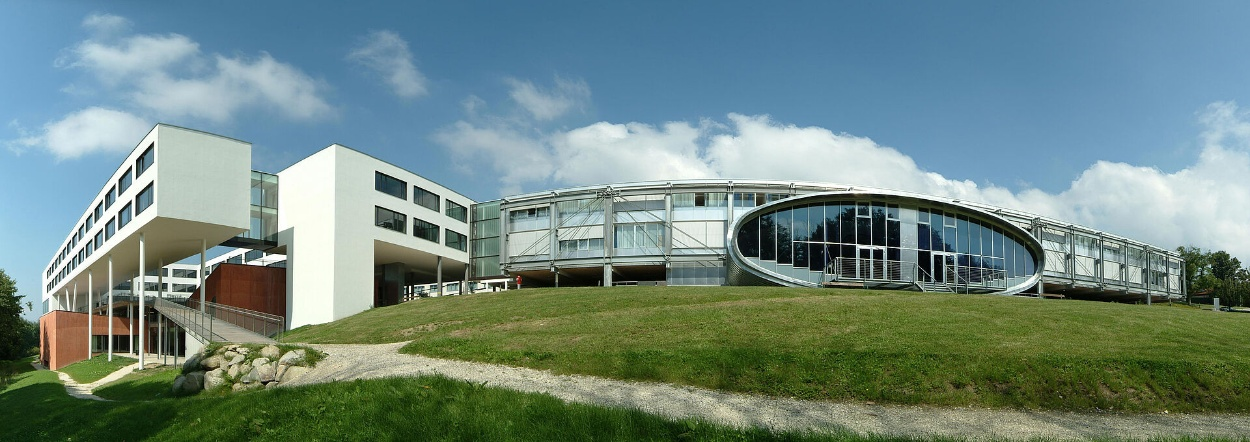
#> input picture campus.jpg, 1250 x 442 px
$ jupyter execute 05-image-stitching.ipynb   (shell and % lines are left out)
#> lines starting #> are read from the running program, lines starting #| are printed output that depends on the picture; long printed decimals are rounded
# Session 05: Image Stitching & Homographies

**CVI4IC — Summer Semester 2026**

Topics: local features for alignment, translational vs. projective models, robust estimation (RANSAC), `warpAffine` / `warpPerspective`, simple blending, and OpenCV’s `Stitcher`.

## Table of contents

1. Overlapping crops ("campus") and ground-truth translation
2. SIFT matching + Lowe ratio
3. Geometric interpretation ($\Delta x$, $\Delta y$)
4. Least-squares translation
5. Outliers, least squares vs. RANSAC
6. Homography for two natural views (`foto1A` / `foto1B`)
7. 2D transformation families (translation, affine, perspective)
8. Forward vs. inverse warping + interpolation
9. Warping, canvas, alpha blending
10. Translational merge on campus crops
11. OpenCV `Stitcher`
12. ✏️ Exercises

[cell 1]

import os
import urllib.request

import cv2
import matplotlib.pyplot as plt
import numpy as np
from scipy.optimize import least_squares

[cell 2]
def download_file(url: str, path: str) -> None:
    if os.path.isfile(path):
        return
    urllib.request.urlretrieve(url, path)


def to_rgb(image_bgr: np.ndarray) -> np.ndarray:
    return cv2.cvtColor(image_bgr, cv2.COLOR_BGR2RGB)


def imshow_bgr(image_bgr: np.ndarray, *, title=None, **kwargs) -> None:
    plt.imshow(to_rgb(image_bgr), **kwargs)
    plt.axis("off")
    if title:
        plt.title(title)


BASE = "https://raw.githubusercontent.com/Digital-Media/cv_data/main/panorama_stitching"
download_file(f"{BASE}/campus_hagenberg.jpg", "campus.jpg")
download_file("https://www.ic.unicamp.br/~helio/imagens_registro/foto1A.jpg", "foto1A.jpg")
download_file("https://www.ic.unicamp.br/~helio/imagens_registro/foto1B.jpg", "foto1B.jpg")

print("Data ready.")

## 1. Overlapping crops — when motion is *almost* a translation

We cut two windows from one high-resolution image. The overlap region is consistent with a **2D translation** between the crops (ground truth used in the checks below: **t ≈ (449, −41)** in pixel units).

[cell 3]
import math

GROUND_TRUTH_T = np.array([449.0, -41.0], dtype=np.float32)

huge = cv2.imread("campus.jpg")
#> huge is the input picture: shape (442, 1250, 3); mean B, G, R 130.1, 136.5, 112.1
w = 1250
h = math.floor(w * huge.shape[0] / huge.shape[1])
img = cv2.resize(huge, (w, h))

img_a = img[:400, -801:-1, :].copy()
img_b = img[-401:-1, :800, :].copy()

fig, axes = plt.subplots(1, 2, figsize=(14, 5))
axes[0].imshow(to_rgb(img_a))
axes[0].set_title("Crop A (top-right region)")
axes[0].axis("off")
axes[1].imshow(to_rgb(img_b))
axes[1].set_title("Crop B (bottom-left region)")
axes[1].axis("off")
plt.tight_layout()
plt.show()

print("img_a:", img_a.shape, "img_b:", img_b.shape)
#| img_a: (400, 800, 3) img_b: (400, 800, 3)

## 2. SIFT matching + Lowe’s ratio test

We reuse the same ingredients as in Session 04: SIFT descriptors, k-NN matching, and **Lowe’s ratio test** to reject ambiguous matches. A **lower** ratio is stricter (fewer matches, usually cleaner).

[cell 4]
def get_matched_points(kps_a, kps_b, matches):
    # Matches come from knnMatch(des_b, des_a): query -> B, train -> A
    pts_a = np.float32([kps_a[m.trainIdx].pt for m in matches])
    pts_b = np.float32([kps_b[m.queryIdx].pt for m in matches])
    return pts_a, pts_b


def ratio_test_matches(des_a, des_b, ratio: float):
    bf = cv2.BFMatcher(cv2.NORM_L2, crossCheck=False)
    pairs = bf.knnMatch(des_b, des_a, k=2)
    good = []
    for pair in pairs:
        if len(pair) < 2:
            continue
        m, n = pair
        if m.distance < ratio * n.distance:
            good.append(m)
    return sorted(good, key=lambda m: m.distance)


def sift_match_visual(im_a_bgr, im_b_bgr, ratio: float = 0.5, max_draw: int = 60, show: bool = True):
    gray_a = cv2.cvtColor(im_a_bgr, cv2.COLOR_BGR2GRAY)
    gray_b = cv2.cvtColor(im_b_bgr, cv2.COLOR_BGR2GRAY)
    sift = cv2.SIFT_create()
    kps_a, des_a = sift.detectAndCompute(gray_a, None)
    kps_b, des_b = sift.detectAndCompute(gray_b, None)
    matches = ratio_test_matches(des_a, des_b, ratio)
    pts_a, pts_b = get_matched_points(kps_a, kps_b, matches)

    if show and max_draw > 0 and len(matches) > 0:
        n = min(max_draw, len(matches))
        vis = cv2.drawMatches(
            gray_b,
            kps_b,
            gray_a,
            kps_a,
            matches[:n],
            None,
            flags=cv2.DrawMatchesFlags_NOT_DRAW_SINGLE_POINTS,
        )
        plt.figure(figsize=(18, 8))
        plt.imshow(cv2.cvtColor(vis, cv2.COLOR_BGR2RGB))
        plt.axis("off")
        plt.title(f"SIFT matches (Lowe ratio = {ratio}), showing {n} of {len(matches)}")
        plt.tight_layout()
        plt.show()

    return pts_a, pts_b, matches


pts_a, pts_b, matches = sift_match_visual(img_a, img_b, ratio=0.5)
#> in sift_match_visual, `gray_b = cv2.cvtColor(im_b_bgr, cv2.COLOR_BGR2GRAY)`:
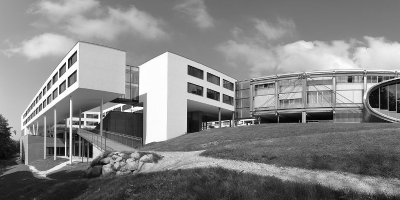
#> gray_b: shape (400, 800) (shown at 1/2 size); min 0, max 255, mean 132.9
#> in sift_match_visual, `kps_a, des_a = sift.detectAndCompute(gray_a, None)`: kps_a = 948 keypoints; strongest (x, y, size): (45, 290, 2), (48, 289, 2.7), (410, 247, 4.7), (431, 247, 2.6)
#> in sift_match_visual, `kps_b, des_b = sift.detectAndCompute(gray_b, None)`: kps_b = 1167 keypoints; strongest (x, y, size): (264, 213, 2), (101, 189, 1.9), (130, 162, 2.6), (151, 142, 3.1)
#> in ratio_test_matches, `pairs = bf.knnMatch(des_b, des_a, k=2)`: pairs = 1167 matches
#> after the loop in ratio_test_matches, `for pair in pairs:`: good = 394 matches
#> in get_matched_points, `pts_a = np.float32([kps_a[m.trainIdx].pt for m in matches])`: pts_a = 394 pairs, first value 6.39 to 345.8, second value 104.1 to 394.4
#> in get_matched_points, `pts_b = np.float32([kps_b[m.queryIdx].pt for m in matches])`: pts_b = 394 pairs, first value 455.4 to 794.8, second value 62.5 to 353.4
#> in sift_match_visual, `n = min(max_draw, len(matches))`: n = 60
#> matches = 394 matches

## 3. Geometric structure of the matches

### 3.1 Offsets $\Delta x, \Delta y$

For each correspondence, plot **offset** $\mathbf{x}_A - \mathbf{x}_B$. Inliers should form a tight cluster when the motion is a pure translation.

[cell 5]
diff = pts_a - pts_b
#> diff = 394 pairs, first value -449.4 to -442.6, second value 40.61 to 41.57
distances = np.float32([m.distance for m in matches])
#> distances = 394 values from 0 to 158.7

plt.figure(figsize=(8, 8))
plt.scatter(diff[:, 0], diff[:, 1], c=distances, cmap="viridis", s=12)
plt.colorbar(label="descriptor distance")
plt.gca().set_aspect("equal", adjustable="box")
plt.xlabel(r"$\Delta x$")
plt.ylabel(r"$\Delta y$")
plt.title("Offsets for each SIFT match (campus crops)")
plt.tight_layout()
plt.show()

### 3.2 Coordinate-wise plots

If $\mathbf{x}' = \mathbf{x} + \mathbf{t}$, then $x'_x \approx x_x + t_x$ (and similarly for $y$). The red line shows the least-squares fit after Section 4.

## 4. Least squares translation

We model $\mathbf{x}_A \approx \mathbf{x}_B + \mathbf{t}$ and minimize $\sum_i \|\mathbf{x}_{A,i} - \mathbf{x}_{B,i} - \mathbf{t}\|_2^2$ by letting `scipy` optimize $\mathbf{t}$. Residuals are stacked **per coordinate** (not one norm per point), which matches ordinary least squares for Gaussian noise.

[cell 6]
def fit_translation_ls(pts_a_xy: np.ndarray, pts_b_xy: np.ndarray):
    def residuals(t_vec):
        return (pts_a_xy - (pts_b_xy + t_vec)).ravel()

    t0 = np.zeros(2, dtype=np.float64)
    sol = least_squares(residuals, t0)
    return sol.x.astype(np.float32)


t_hat = fit_translation_ls(pts_a, pts_b)
#> t_hat = [-449, 41]
print("Estimated t:", t_hat)
#| Estimated t: [-448.984   41.001]
print("Ground truth t:", GROUND_TRUTH_T)
print("L2 error (pixels):", float(np.linalg.norm(t_hat - GROUND_TRUTH_T)))
#| L2 error (pixels): 901.720

model_b = pts_a - t_hat.reshape(1, 2)
#> model_b = 394 pairs, first value 455.4 to 794.8, second value 63.06 to 353.4

fig, axes = plt.subplots(1, 2, figsize=(14, 5))
axes[0].scatter(pts_a[:, 0], pts_b[:, 0], s=10, alpha=0.6)
axes[0].plot(pts_a[:, 0], model_b[:, 0], color="red", linewidth=1)
axes[0].set_xlabel(r"$x$ in A")
axes[0].set_ylabel(r"$x$ in B")
axes[0].set_title("Horizontal coordinates")
axes[1].scatter(pts_a[:, 1], pts_b[:, 1], s=10, alpha=0.6)
axes[1].plot(pts_a[:, 1], model_b[:, 1], color="red", linewidth=1)
axes[1].set_xlabel(r"$y$ in A")
axes[1].set_ylabel(r"$y$ in B")
axes[1].set_title("Vertical coordinates")
plt.tight_layout()
plt.show()
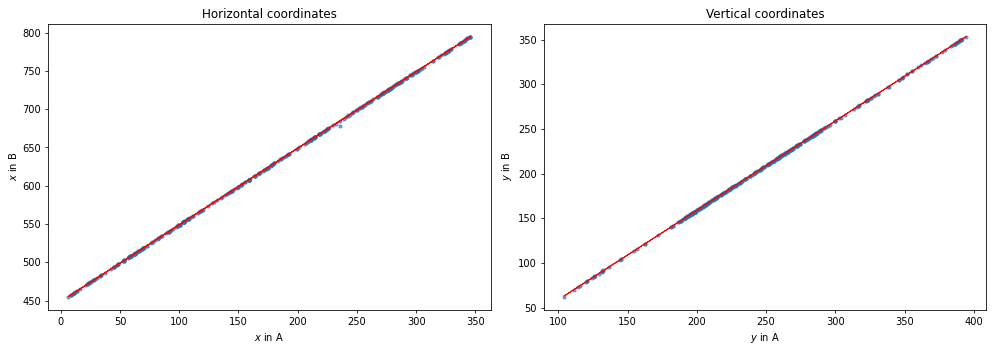
#> figure drawn by matplotlib, 2 panels

## 5. Outliers and RANSAC

Relax the ratio test (e.g. **0.95**) to deliberately admit bad matches. Ordinary least squares is **not robust**: a handful of outliers can drag $\hat{\mathbf{t}}$ far away from the ground truth.

**RANSAC** repeatedly samples minimal sets, fits a model, and keeps the hypothesis with the largest **consensus set**. OpenCV exposes this via `estimateAffine2D(..., method=cv2.RANSAC)` (translation-only is a special case of an affine map).

[cell 7]
pts_a_noisy, pts_b_noisy, matches_noisy = sift_match_visual(img_a, img_b, ratio=0.95, max_draw=80)
#> call 2 of sift_match_visual, with ratio = 0.95, max_draw = 80, show = True
#> after the loop in ratio_test_matches (call 2), `for pair in pairs:`: good = 755 matches
#> in sift_match_visual (call 2), `pts_a, pts_b = get_matched_points(kps_a, kps_b, matches)`: pts_a = 755 pairs, first value 4.16 to 786.3, second value 104.1 to 396.4; pts_b = 755 pairs, first value 2.6 to 795.4, second value 29.76 to 392.9
#> in sift_match_visual (call 2), `n = min(max_draw, len(matches))`: n = 80
#> in sift_match_visual (call 2), `vis = cv2.drawMatches( gray_b, kps_b, gray_a, kps_a, matches[:n], None..`:
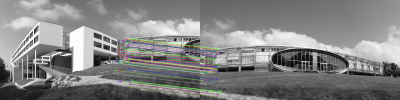
#> vis: shape (400, 1600, 3) (shown at 1/4 size); mean of channels 0, 1, 2 130, 130.6, 130.3; drawn as B, G, R
#> pts_a_noisy has the same summary as pts_a in sift_match_visual; pts_b_noisy has the same summary as pts_b in sift_match_visual; matches_noisy = 755 matches

t_bad = fit_translation_ls(pts_a_noisy, pts_b_noisy)
#> t_bad = [-184.9, 23.37]
print("LS estimate with noisy matches:", t_bad)
#| LS estimate with noisy matches: [-184.866    23.373]
print("Ground truth t:", GROUND_TRUTH_T)

affine, inliers = cv2.estimateAffine2D(pts_b_noisy, pts_a_noisy, method=cv2.RANSAC)
#> affine = [[1, -6.38e-06, -449], [7.59e-05, 1, 41.01]]; inliers = 755 values, max 1 at index 0, min 0 at index 388, mean 0.543
if affine is None:
    print("Affine estimation failed.")
else:
    t_ransac = affine[:, 2].astype(np.float32)
#> t_ransac = [-449, 41.01]
    print("RANSAC translation:", t_ransac)
#| RANSAC translation: [-448.97      41.009]
    print("Inliers:", int(inliers.sum()), "/", len(inliers))
#| Inliers: 410 / 755

## 6. Homography between two views (`foto1A` / `foto1B`)

For a **planar** scene or **pure camera rotation** about the optical center, image-to-image motion is well approximated by a **homography** $\mathbf{x}' \sim \mathbf{H}\mathbf{x}$ (homogeneous coordinates).

We estimate $\mathbf{H}$ with `cv2.findHomography` using **RANSAC** to reject outlier matches.

[cell 8]
im1 = cv2.imread("foto1A.jpg")
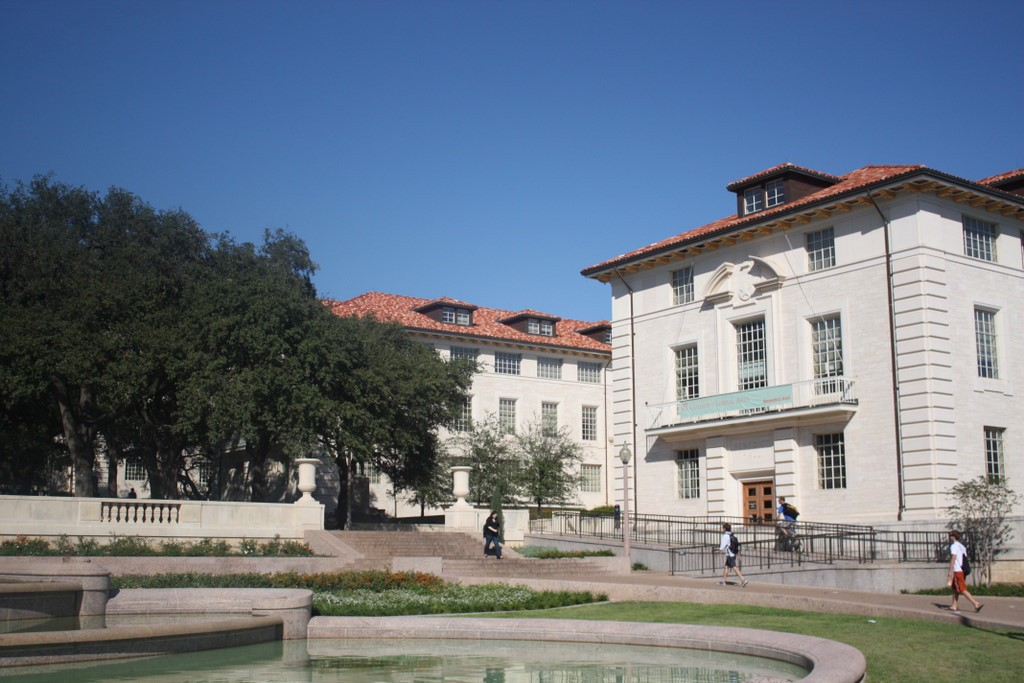
#> input picture foto1A.jpg, 1024 x 683 px
#> im1 is the input picture: shape (683, 1024, 3); mean B, G, R 132.3, 118.7, 107.9
im2 = cv2.imread("foto1B.jpg")
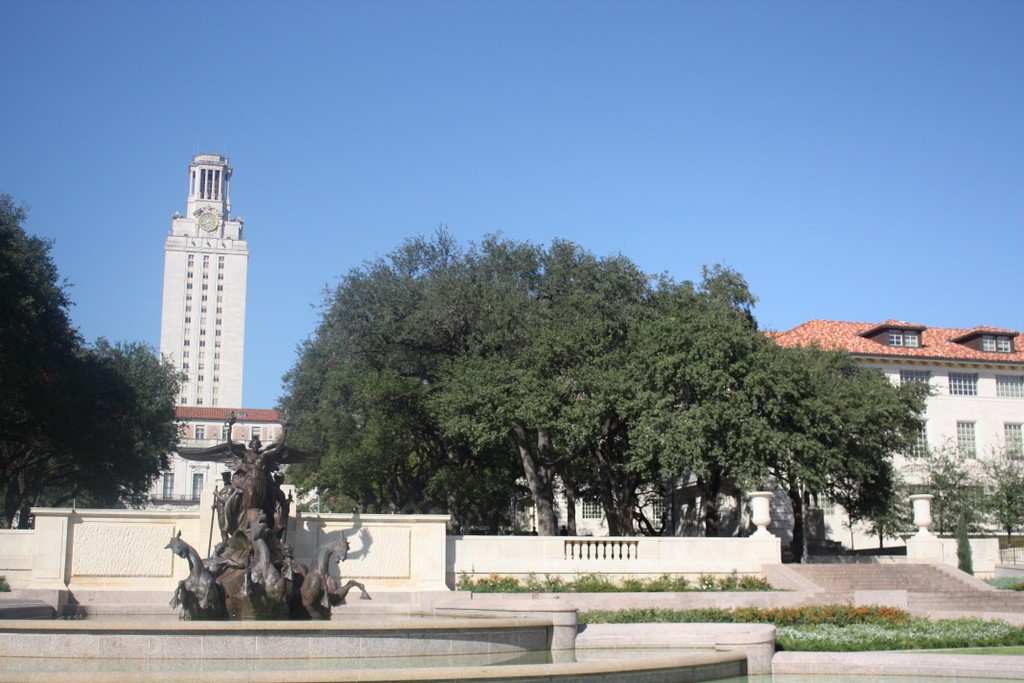
#> input picture foto1B.jpg, 1024 x 683 px
#> im2 is the input picture: shape (683, 1024, 3); mean B, G, R 159.3, 139.8, 122
assert im1 is not None and im2 is not None

g1 = cv2.cvtColor(im1, cv2.COLOR_BGR2GRAY)
g2 = cv2.cvtColor(im2, cv2.COLOR_BGR2GRAY)
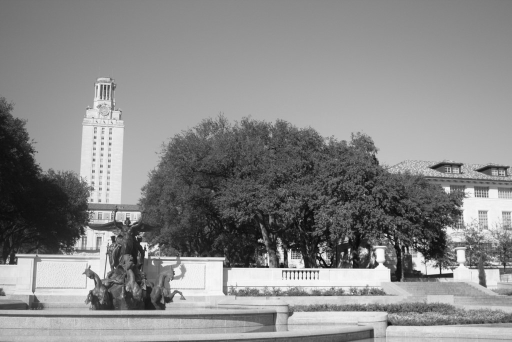
#> g2: shape (683, 1024) (shown at 1/2 size); min 3, max 255, mean 136.7

sift = cv2.SIFT_create()
k1, d1 = sift.detectAndCompute(g1, None)
#> k1 = 4239 keypoints; strongest (x, y, size): (958, 550, 9.6), (490, 528, 2), (440, 520, 6.8), (376, 451, 1.8)
k2, d2 = sift.detectAndCompute(g2, None)
#> k2 = 5346 keypoints; strongest (x, y, size): (620, 556, 2.4), (612, 556, 2.2), (698, 499, 3.5), (772, 470, 2.8)

bf = cv2.BFMatcher(cv2.NORM_L2, crossCheck=False)
raw = bf.knnMatch(d1, d2, k=2)
#> raw = 4239 matches
good = [m for m, n in raw if m.distance < 0.75 * n.distance]
#> good = 1082 matches

pts1 = np.float32([k1[m.queryIdx].pt for m in good]).reshape(-1, 1, 2)
#> pts1 = 1082 rows, first 8: [4.41, 391.9], [6.9, 196.6], [9.41, 581.7], [9.45, 610], [12.77, 206.4], [17.56, 581.7], [17.56, 581.7], [19.78, 380.9]
pts2 = np.float32([k2[m.trainIdx].pt for m in good]).reshape(-1, 1, 2)
#> pts2 = 1082 rows, first 8: [470.8, 439.1], [462.2, 257.3], [486.8, 617.2], [489, 643.7], [467.8, 265.7], [494, 617.1], [494, 617.1], [484.1, 428.1]

H, mask_h = cv2.findHomography(pts1, pts2, cv2.RANSAC, 5.0)
#> H = [[0.766, 0.0364, 446.7], [-0.135, 0.911, 76.23], [-0.000211, -3.33e-05, 1]]; mask_h = 1082 values, max 1 at index 0, min 0 at index 10, mean 0.954
print("Homography H (3x3):\n", H)
#| Homography H (3x3):
#|  [[ 7.65703116e-01  3.64415606e-02  4.46739714e+02]
#|  [-1.35176633e-01  9.11104437e-01  7.62297855e+01]
#|  [-2.10638892e-04 -3.32650241e-05  1.00000000e+00]]
print("Inlier matches:", int(mask_h.sum()), "/", len(good))
#| Inlier matches: 1032 / 1082

inlier_matches = [m for m, keep in zip(good, mask_h.ravel().astype(bool)) if keep]
#> inlier_matches = 1032 matches
vis = cv2.drawMatches(im1, k1, im2, k2, inlier_matches[:60], None, flags=cv2.DrawMatchesFlags_NOT_DRAW_SINGLE_POINTS)
#> vis: shape (683, 2048, 3)
plt.figure(figsize=(18, 8))
plt.imshow(cv2.cvtColor(vis, cv2.COLOR_BGR2RGB))
plt.axis("off")
plt.title("RANSAC inliers used for H")
plt.tight_layout()
plt.show()

## 7. 2D transformation families (slide recap)

From the lecture: image alignment can be modeled with increasing flexibility:

- **Translation**: $\mathbf{x}' = \mathbf{x} + \mathbf{t}$ (2 params)
- **Rigid / Euclidean**: rotation + translation (3 params)
- **Similarity**: scale + rotation + translation (4 params)
- **Affine**: $\mathbf{x}' = A\mathbf{x} + \mathbf{t}$ (6 params)
- **Perspective / Homography**: $\mathbf{x}' \sim H\mathbf{x}$ (8 DoF)

Rule of thumb: start with the simplest model that explains your data; use homography for planar scenes or pure camera rotation.

## 8. Forward vs. inverse warping + interpolation

Slide takeaway: practical implementations use **inverse warping**.

- **Forward warping** maps each source pixel to destination (can create holes).
- **Inverse warping** samples each destination pixel from source via inverse transform.
- Interpolation matters: nearest, bilinear, bicubic (`cv2.INTER_NEAREST`, `cv2.INTER_LINEAR`, `cv2.INTER_CUBIC`).

OpenCV `warpAffine` / `warpPerspective` follow this inverse-mapping idea internally.

[cell 9]
# Interpolation demo for a translation warp
H_demo = np.float32([[1, 0, 80], [0, 1, -30]])
out_size = (img_a.shape[1] + 200, img_a.shape[0] + 120)

warp_nn = cv2.warpAffine(img_a, H_demo, out_size, flags=cv2.INTER_NEAREST)
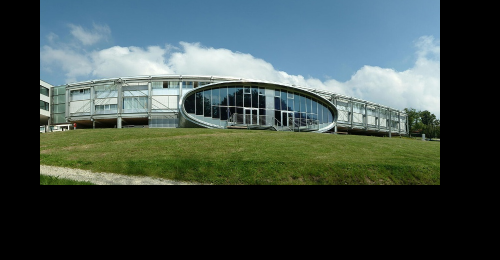
#> warp_nn: shape (520, 1000, 3) (shown at 1/2 size); mean B, G, R 73.5, 77.6, 63.3
warp_lin = cv2.warpAffine(img_a, H_demo, out_size, flags=cv2.INTER_LINEAR)
warp_cub = cv2.warpAffine(img_a, H_demo, out_size, flags=cv2.INTER_CUBIC)

fig, axes = plt.subplots(1, 3, figsize=(16, 5))
axes[0].imshow(to_rgb(warp_nn))
axes[0].set_title("Nearest")
axes[1].imshow(to_rgb(warp_lin))
axes[1].set_title("Bilinear")
axes[2].imshow(to_rgb(warp_cub))
axes[2].set_title("Bicubic")
for ax in axes:
    ax.axis("off")
plt.tight_layout()
plt.show()

## 9. Warping, canvas, and simple blending

`warpPerspective` applies the **inverse** map internally: for each destination pixel it samples the source using $\mathbf{H}^{-1}$. We compute a canvas large enough for both images after warping `foto1B` into the coordinate system of `foto1A`, then blend with normalized masks (alpha feathering in the overlap).

[cell 10]
def stitch_pair_homography(im_left_bgr: np.ndarray, im_right_bgr: np.ndarray, H_right_to_left: np.ndarray):
    """Warp RIGHT image into LEFT's plane; H maps homogeneous coords from right -> left."""
    h_l, w_l = im_left_bgr.shape[:2]
    h_r, w_r = im_right_bgr.shape[:2]

    corners_r = np.float32([[[0, 0]], [[w_r, 0]], [[w_r, h_r]], [[0, h_r]]])
    warped_r_corners = cv2.perspectiveTransform(corners_r, H_right_to_left)
    corners_l = np.float32([[[0, 0]], [[w_l, 0]], [[w_l, h_l]], [[0, h_l]]])
    pts = np.concatenate([corners_l, warped_r_corners], axis=0)
    xmin = int(np.floor(pts[:, 0, 0].min()))
    ymin = int(np.floor(pts[:, 0, 1].min()))
    xmax = int(np.ceil(pts[:, 0, 0].max()))
    ymax = int(np.ceil(pts[:, 0, 1].max()))

    out_w = xmax - xmin
    out_h = ymax - ymin
    T = np.array([[1, 0, -xmin], [0, 1, -ymin], [0, 0, 1]], dtype=np.float64)

    warp_l = cv2.warpPerspective(im_left_bgr, T, (out_w, out_h))
    warp_r = cv2.warpPerspective(im_right_bgr, T @ H_right_to_left, (out_w, out_h))

    mask_l = (cv2.cvtColor(warp_l, cv2.COLOR_BGR2GRAY) > 0).astype(np.float32)
    mask_r = (cv2.cvtColor(warp_r, cv2.COLOR_BGR2GRAY) > 0).astype(np.float32)
    eps = 1e-6
    alpha = mask_l / (mask_l + mask_r + eps)
    alpha3 = np.stack([alpha, alpha, alpha], axis=2)

    blended = (alpha3 * warp_l.astype(np.float32) + (1.0 - alpha3) * warp_r.astype(np.float32)).astype(np.uint8)
    return blended, warp_l, warp_r


H_2to1, _ = cv2.findHomography(pts2, pts1, cv2.RANSAC, 5.0)
#> H_2to1 = [[1.3, -0.0738, -574], [0.169, 1.22, -168.3], [0.000279, 2.24e-05, 1]]
panorama, wl, wr = stitch_pair_homography(im1, im2, H_2to1)
#> in stitch_pair_homography, `warped_r_corners = cv2.perspectiveTransform(corners_r, H_right_to_left)`: warped_r_corners = [[-574, -168.3], [587.6, 3.92], [542, 644.8], [-615, 655.6]]
#> in stitch_pair_homography, `pts = np.concatenate([corners_l, warped_r_corners], axis=0)`: pts = [[0, 0], [1024, 0], [1024, 683], [0, 683], [-574, -168.3], [587.6, 3.92], [542, 644.8], [-615, 655.6]]
#> in stitch_pair_homography, `xmin = int(np.floor(pts[:, 0, 0].min()))`: xmin = -616
#> in stitch_pair_homography, `ymin = int(np.floor(pts[:, 0, 1].min()))`: ymin = -169
#> in stitch_pair_homography, `xmax = int(np.ceil(pts[:, 0, 0].max()))`: xmax = 1024
#> in stitch_pair_homography, `ymax = int(np.ceil(pts[:, 0, 1].max()))`: ymax = 683
#> in stitch_pair_homography, `out_w = xmax - xmin`: out_w = 1640
#> in stitch_pair_homography, `out_h = ymax - ymin`: out_h = 852
#> in stitch_pair_homography, `T = np.array([[1, 0, -xmin], [0, 1, -ymin], [0, 0, 1]], dtype=np.float..`: T = [[1, 0, 616], [0, 1, 169], [0, 0, 1]]
#> in stitch_pair_homography, `warp_r = cv2.warpPerspective(im_right_bgr, T @ H_right_to_left, (out_w..`:
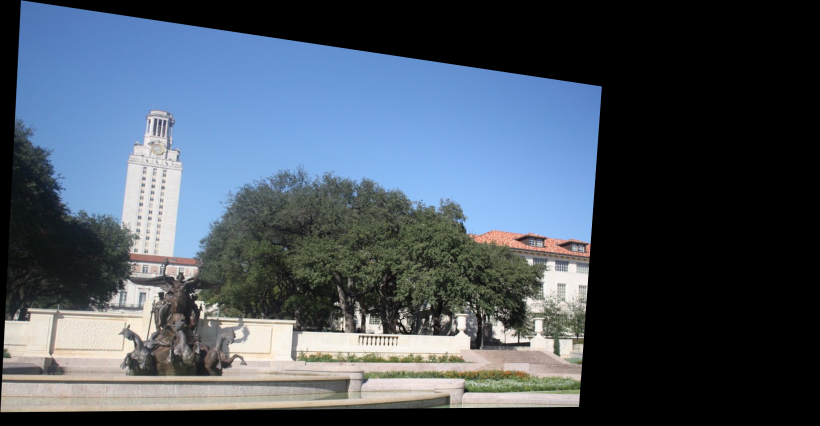
#> warp_r: shape (852, 1640, 3) (shown at 1/2 size); mean B, G, R 96.6, 84.5, 73.6
#> (the rest of the program and of its run is left out)
